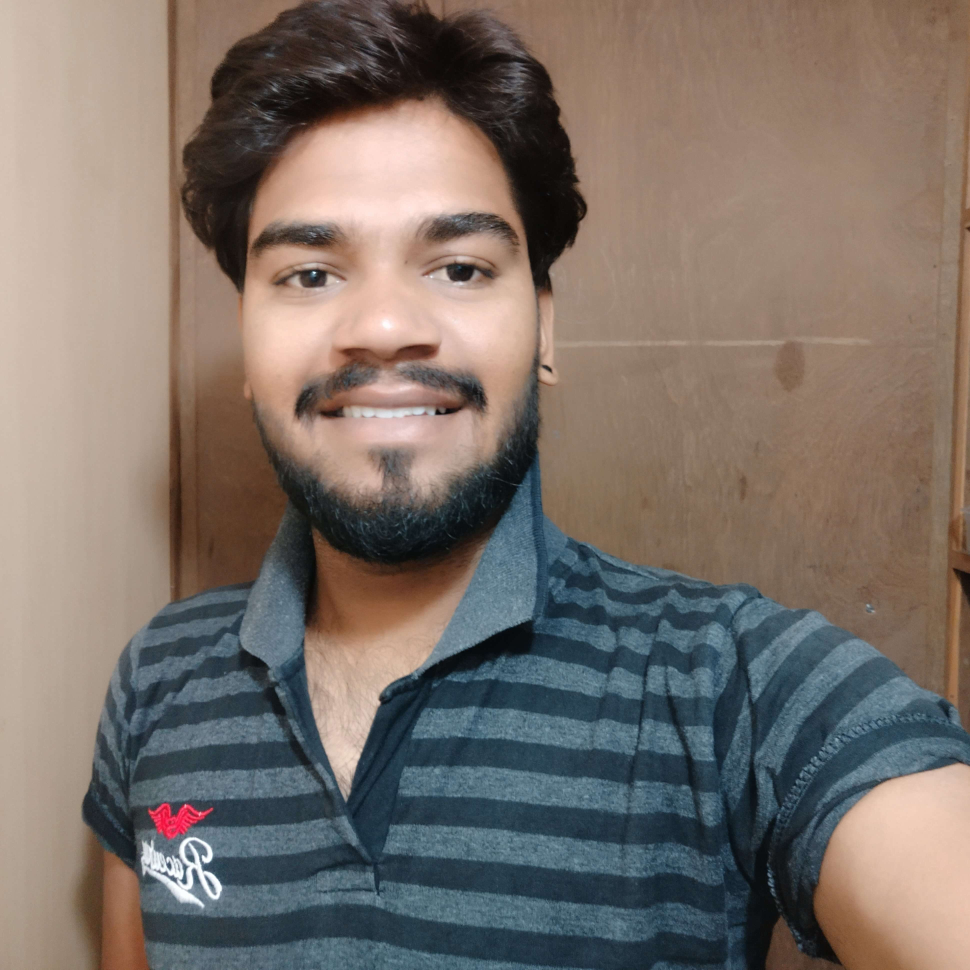
#> input picture harish.jpg, 3880 x 3880 px (shown at 1/4 size)
$ python Extract_RGB.py
#> lines starting #> are read from the running program, lines starting #| are printed output that depends on the picture
import cv2
import numpy as np

img = cv2.imread("harish.jpg")
#> img is the input picture: shape (3880, 3880, 3); mean B, G, R 105.1, 112.5, 123.4
image = cv2.resize(img,(600,600))
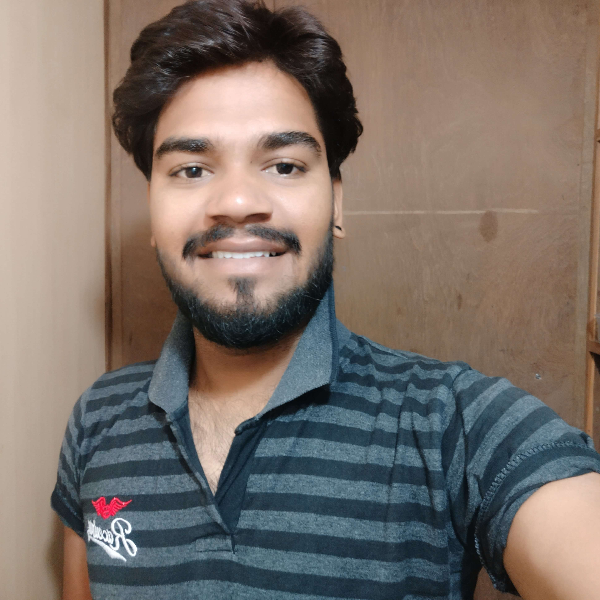
#> image: shape (600, 600, 3); mean B, G, R 105, 112.4, 123.4
B ,G ,R = cv2.split(image)
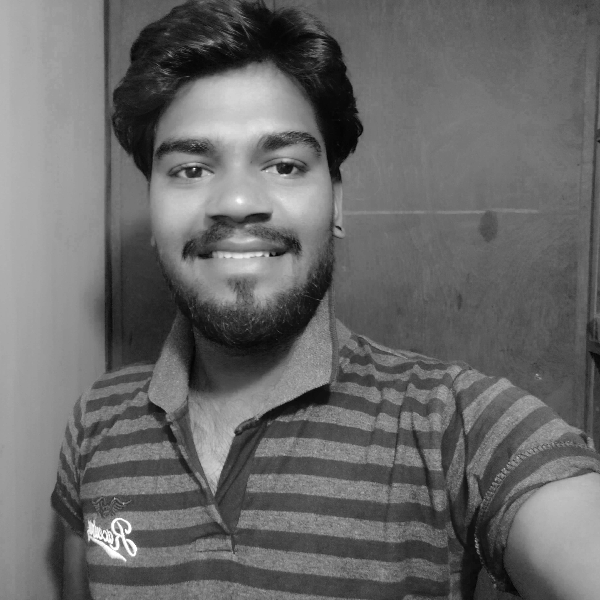
#> B: shape (600, 600); min 3, max 255, mean 105
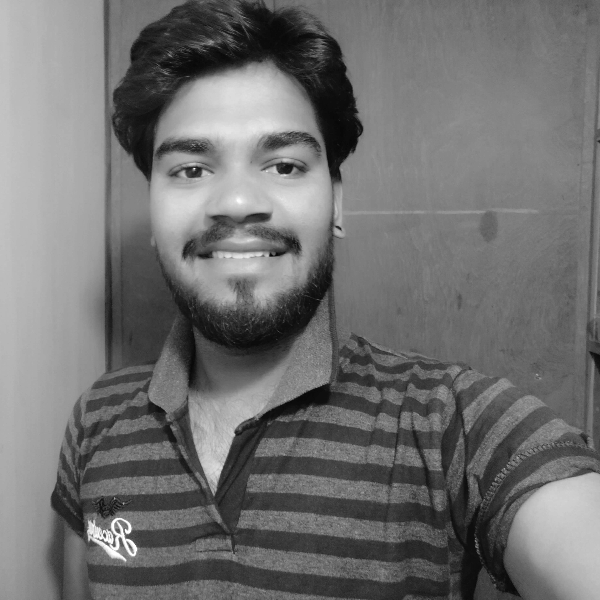
#> G: shape (600, 600); min 7, max 255, mean 112.4
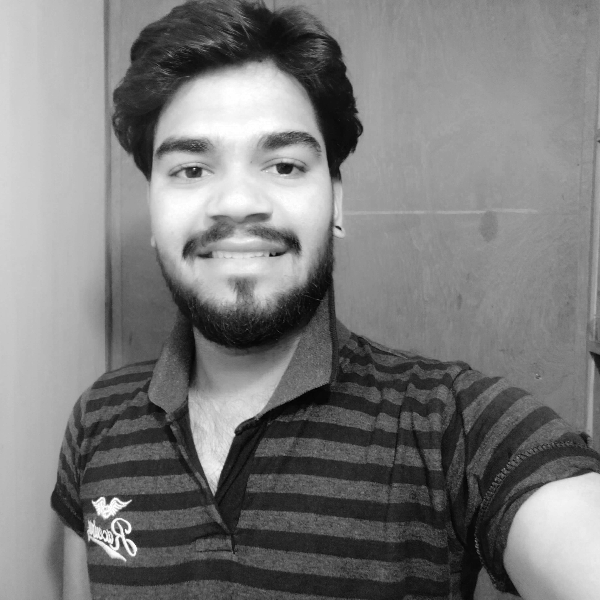
#> R: shape (600, 600); min 3, max 255, mean 123.4
zeros =np.zeros(image.shape[:2],dtype="uint8")
cv2.imshow("RED",cv2.merge([zeros,zeros,R]))
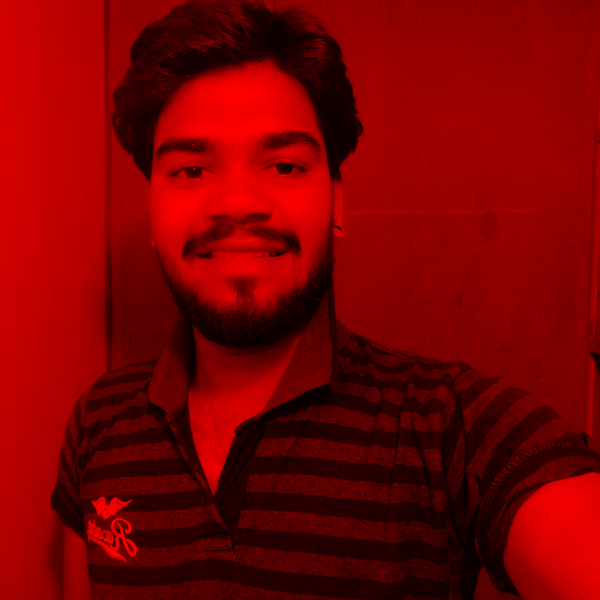
#> window 'RED': shape (600, 600, 3); mean B, G, R 0, 0, 123.4
cv2.imshow("GEEN",cv2.merge([zeros,G,zeros]))
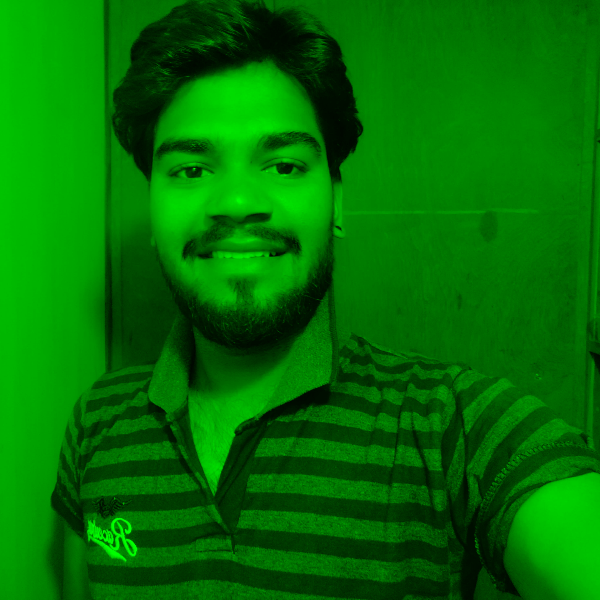
#> window 'GEEN': shape (600, 600, 3); mean B, G, R 0, 112.4, 0
cv2.imshow("BLUE",cv2.merge([B,zeros,zeros]))
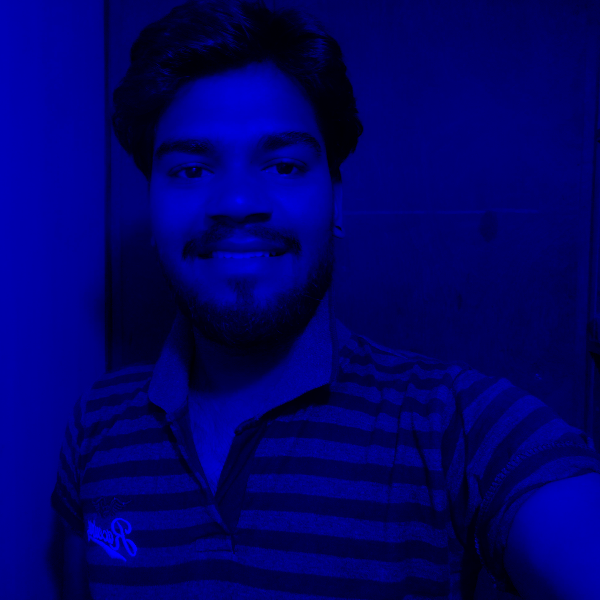
#> window 'BLUE': shape (600, 600, 3); mean B, G, R 105, 0, 0
cv2.imshow("OUtput",image)
cv2.waitKey(0)
cv2.destroyAllWindows()
